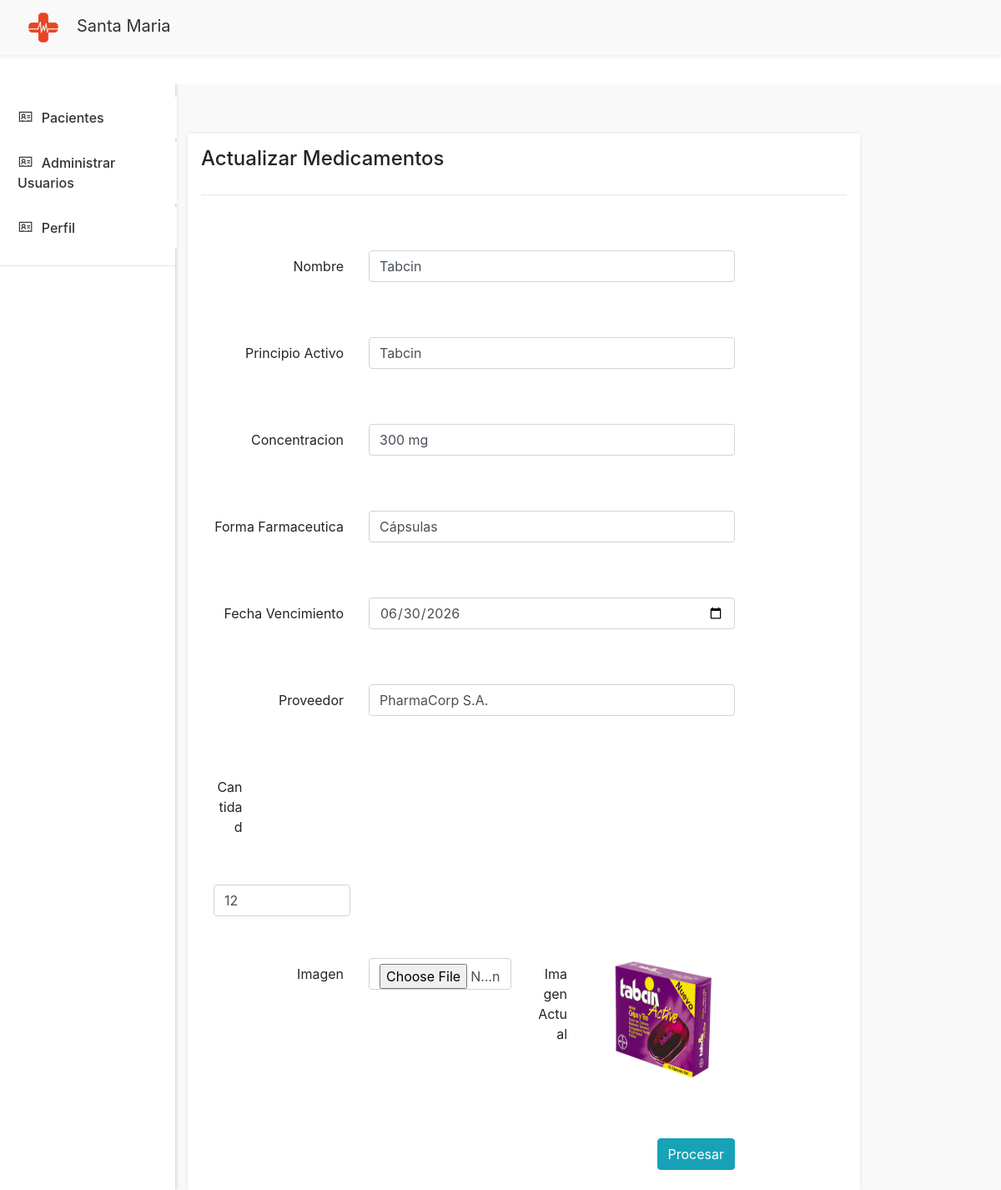
The app's page /views/medicamento/actualizarMedicamento.php?q=1 with its own data.
### tables this page shows
CREATE TABLE `tmedicamento` (
  `IdMedicamento` bigint(11) NOT NULL AUTO_INCREMENT,
  `Nombre` varchar(100) NOT NULL,
  `Principio_activo` varchar(100) NOT NULL,
  `Concentracion` varchar(100) NOT NULL,
  `Forma_farmaceutica` varchar(100) NOT NULL,
  `Fecha_vencimiento` date NOT NULL,
  `Proveedor` varchar(100) NOT NULL,
  `Cantidad` int(11) NOT NULL,
  `Estado` bit(1) NOT NULL,
  `Imagen` varchar(255) NOT NULL,
  PRIMARY KEY (`IdMedicamento`)
);

### models/medicamentoModel.php (called while the page is built, shortened)
<?php
    function ConsultarInfoMedicamentoModel($idMedicamento)
    {
        try
        {
            $context = OpenDB();
            $sp = "CALL ConsultarInfoMedicamento('$idMedicamento')";
            $respuesta = $context -> query($sp);
            return $respuesta;
        }
        catch(Exception $error)
        {
            RegistrarError($error);
            return null;
        }
    }
?>

### Controllers/medicamentoController.php (called while the page is built, shortened)
<?php
    include_once $_SERVER["DOCUMENT_ROOT"] . '/AmbienteWeb/models/medicamentoModel.php';
    function ConsultarInfoMedicamento($idMedicamento)
    {
        $respuesta = ConsultarInfoMedicamentoModel($idMedicamento);
        if($respuesta != null && $respuesta -> num_rows > 0)
        {
            return mysqli_fetch_array($respuesta);
        }
    }
?>

### views/medicamento/actualizarMedicamento.php (the view, shortened to what this page needs)
<?php
    include_once $_SERVER["DOCUMENT_ROOT"] . '/AmbienteWeb/views/layoutInterno.php';
    include_once $_SERVER["DOCUMENT_ROOT"] . '/AmbienteWeb/Controllers/medicamentoController.php';
    $idMedicamento = $_GET['q'];
    $resultado = ConsultarInfoMedicamento($idMedicamento);
?>
<!DOCTYPE html>
<html>
<body>
    <div id="main-wrapper">
        <main>
            <div class="page-wrapper">
                <div class="container-fluid">
                    <div class="row">
                        <div class="col-12">
                            <div class="card">
                                <div class="card-body">
                                    <h4 class="card-title">Actualizar Medicamentos</h4>
                                </div>
                                <hr>
                                <form class="form-horizontal" action="" method="POST" enctype="multipart/form-data">
                                    <div class="card-body">
                                        <div class="form-group row">
                                            <label class="col-sm-3 text-right control-label col-form-label">Nombre</label>
                                            <div class="col-lg-7">
                                                <input id="txtNombre" name="txtNombre" type="text" class="form-control"
                                                value="<?php echo $resultado["Nombre"] ?>">
                                            </div>
                                        </div>
                                        <div class="form-group row">
                                            <label class="col-sm-3 text-right control-label col-form-label">Principio Activo</label>
                                            <div class="col-lg-7">
                                                <input id="txtPrincipio_activo" name="txtPrincipio_activo" type="text" class="form-control"
                                                value="<?php echo $resultado["Principio_activo"] ?>">
                                            </div>
                                        </div>
                                        <div class="form-group row">
                                            <label class="col-sm-3 text-right control-label col-form-label">Concentracion</label>
                                            <div class="col-lg-7">
                                                <input id="txtConcentracion" name="txtConcentracion" type="text" class="form-control"
                                                value="<?php echo $resultado["Concentracion"] ?>">
                                            </div>
                                        </div>
                                        <div class="form-group row">
                                            <label class="col-sm-3 text-right control-label col-form-label">Forma Farmaceutica</label>
                                            <div class="col-lg-7">
                                                <input id="txtForma_farmaceutica" name="txtForma_farmaceutica" type="text" class="form-control"
                                                value="<?php echo $resultado["Forma_farmaceutica"] ?>">
                                            </div>
                                        </div>
                                        <div class="form-group row">
                                            <label class="col-sm-3 text-right control-label col-form-label">Fecha Vencimiento</label>
                                            <div class="col-lg-7">
                                                <input id="txtFecha_vencimiento" name="txtFecha_vencimiento" type="date" class="form-control"
                                                value="<?php echo $resultado["Fecha_vencimiento"] ?>">
                                            </div>
                                        </div>
                                    <div class="form-group row">
                                            <label class="col-sm-3 text-right control-label col-form-label">Proveedor</label>
                                            <div class="col-lg-7">
                                                <input id="txtProveedor" name="txtProveedor" type="text" class="form-control"
                                                value="<?php echo $resultado["Proveedor"] ?>">
                                            </div>
                                        </div>
                                            <label class="col-md-1 text-right control-label col-form-label">Cantidad</label>
                                            <div class="col-md-3">
                                                <input id="txtCantidad" name="txtCantidad" maxlength="5"
                                                    type="text" class="form-control" onkeypress="permitirSoloNumeros()"
                                                    value="<?php echo $resultado["Cantidad"] ?>">
                                            </div>
                                        </div>
                                        <div class="form-group row">
                                            <label class="col-md-3 text-right control-label col-form-label">Imagen</label>
                                            <div class="col-md-3">
                                                <input id="txtImagen" accept="image/png" name="txtImagen" type="file" class="form-control">
                                            </div>
                                            <label class="col-md-1 text-right control-label col-form-label">Imagen Actual</label>
                                            <div class="col-md-3 text-center">
                                                <img src=<?php echo $resultado["Imagen"] ?> width='150' height='150'>
                                            </div>
                                        </div>
                                        <div class="row">
                                            <div class="col-md-10 text-right pb-2">
                                                <button id="btnActualizarMedicamento" name="btnActualizarMedicamento" class="btn btn-info" type="submit">Procesar</button>
                                            </div>
                                        </div>
                                    </div>
                            </div>
                        </div>
                    </div>
                </div>
            </div>
</body>
</html>

### views/estilos/layout.css (style rules this page uses)
html, body { overflow-x: hidden; }
.card { border-radius: 0; padding: 1em; border: none; -webkit-box-shadow: 0px 0px 5px 0px rgba(0, 0, 0, 0.1); -moz-box-shadow: 0px 0px 5px 0px rgba(0, 0, 0, 0.1); box-shadow: 0px 0px 5px 0px rgba(0, 0, 0, 0.1); margin-top: 10px; }
.card .card-body { padding: 0; border:none; }
main { width: 100vw; background-color: #f9f9f9; min-height: 100vh; }
@media only screen and (min-width: 600px) { main { display: flex; } }

### records on screen
tmedicamento: txtNombre "Tabcin", txtPrincipio_activo "Tabcin", txtConcentracion "300 mg", txtForma_farmaceutica "Cápsulas", txtFecha_vencimiento "06/30/2026", txtProveedor "PharmaCorp S.A.", txtCantidad "12", Imagen (picture)
